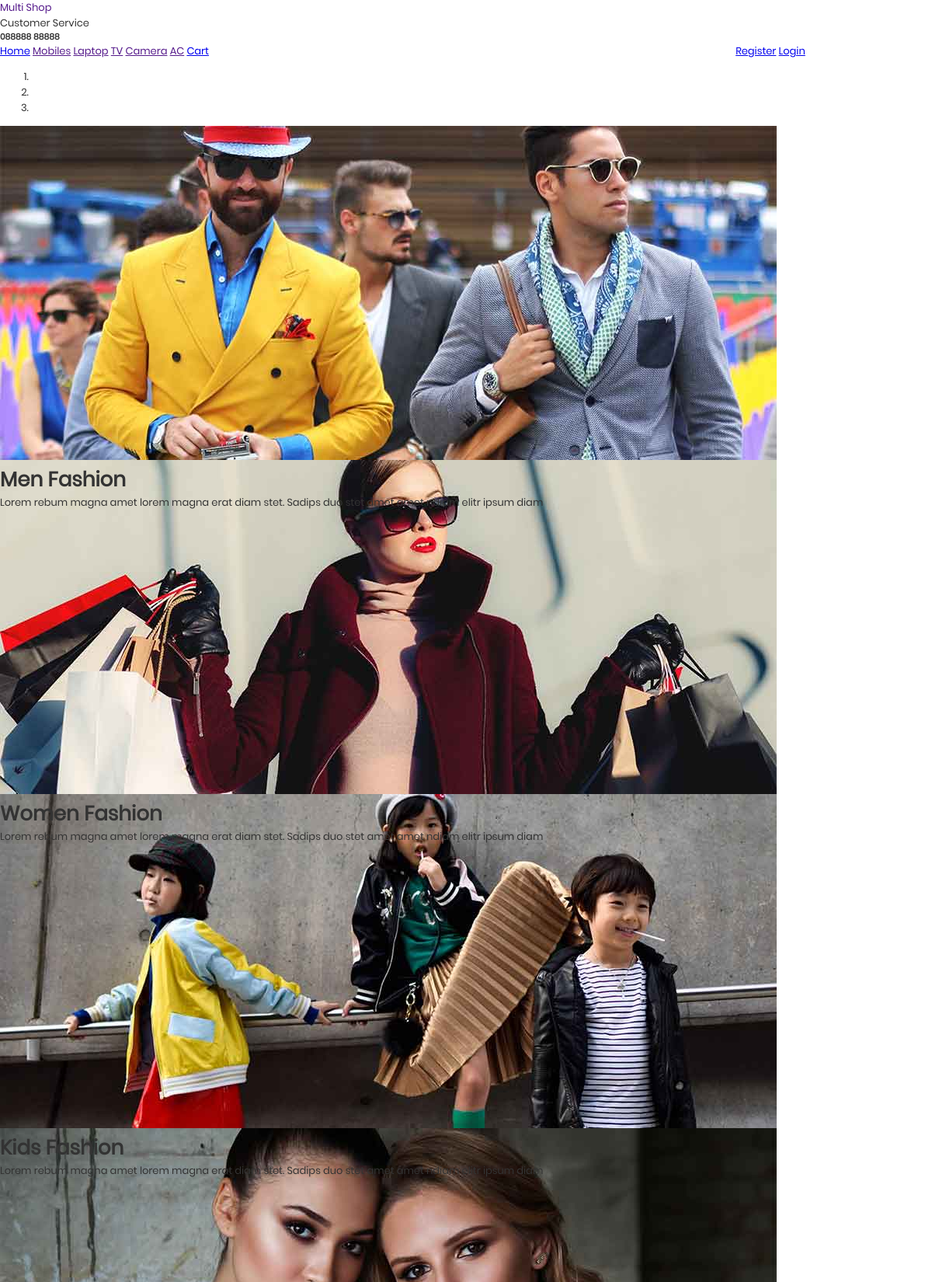
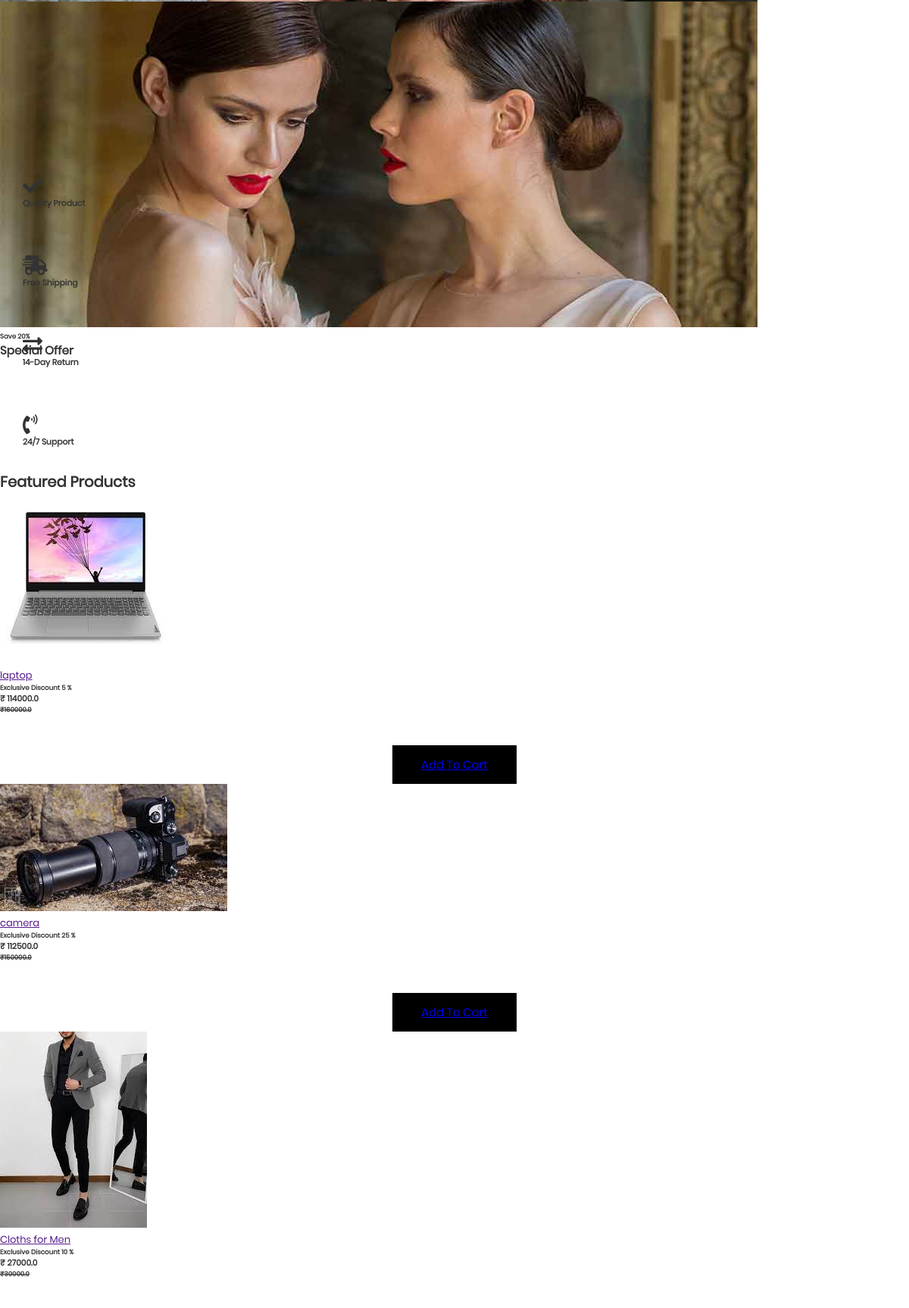
The page / (upper part) on the database its author committed (2 pictures, top to bottom).
### sellerapp/models.py (models this page shows, shortened)
class Product(models.Model):
    seller = models.ForeignKey(Seller,on_delete=models.CASCADE)  # Foreignkey
    product_name = models.CharField(max_length=50)
    product_description = models.TextField()
    price = models.FloatField()
    quantity = models.IntegerField(default=0)
    discount = models.IntegerField()
    image = models.FileField(upload_to='manageproduct',default='avatar.png')
    discounted_price = models.FloatField(blank=True,null=True)
    first_name = models.CharField(max_length=50)

### myapp/views.py (the view)
# urls.py: path('', views.index , name='index'),
def index(request):
    try:
        user_data = User.objects.get(Email=request.session['email'])
        productlist = Product.objects.all()
        return render(request, 'index.html', {'plist': productlist, 'user_data': user_data})
    except:
        productlist = Product.objects.all()
        return render(request, 'index.html', {'plist': productlist})

### myapp/templates/index.html (shortened to what this page needs)
{% extends 'header.html' %}
{% load static %}
{% block content %}
<div class="container-fluid mb-3">
    <div class="row px-xl-5">
        <div class="col-lg-8">
            <div id="header-carousel" class="carousel slide carousel-fade mb-30 mb-lg-0" data-ride="carousel">
                <ol class="carousel-indicators">
                    <li data-target="#header-carousel" data-slide-to="0" class="active"></li>
                    <li data-target="#header-carousel" data-slide-to="1"></li>
                    <li data-target="#header-carousel" data-slide-to="2"></li>
                </ol>
                <div class="carousel-inner">
                    <div class="carousel-item position-relative active" style="height: 430px;">
                        <img class="position-absolute w-100 h-100" src="{% static 'img/carousel-1.jpg' %}"
                            style="object-fit: cover;">
                        <div class="carousel-caption d-flex flex-column align-items-center justify-content-center">
                            <div class="p-3" style="max-width: 700px;">
                                <h1 class="display-4 text-white mb-3 animate__animated animate__fadeInDown">Men
                                    Fashion</h1>
                                <p class="mx-md-5 px-5 animate__animated animate__bounceIn">Lorem rebum magna amet
                                    lorem magna erat diam stet. Sadips duo stet amet amet ndiam elitr ipsum diam</p>
                            </div>
                        </div>
                    </div>
                    <div class="carousel-item position-relative" style="height: 430px;">
                        <img class="position-absolute w-100 h-100" src="{% static 'img/carousel-2.jpg' %}"
                            style="object-fit: cover;">
                        <div class="carousel-caption d-flex flex-column align-items-center justify-content-center">
                            <div class="p-3" style="max-width: 700px;">
                                <h1 class="display-4 text-white mb-3 animate__animated animate__fadeInDown">Women
                                    Fashion</h1>
                                <p class="mx-md-5 px-5 animate__animated animate__bounceIn">Lorem rebum magna amet
                                    lorem magna erat diam stet. Sadips duo stet amet amet ndiam elitr ipsum diam</p>
                            </div>
                        </div>
                    </div>
                    <div class="carousel-item position-relative" style="height: 430px;">
                        <img class="position-absolute w-100 h-100" src="{% static 'img/carousel-3.jpg' %}"
                            style="object-fit: cover;">
                        <div class="carousel-caption d-flex flex-column align-items-center justify-content-center">
                            <div class="p-3" style="max-width: 700px;">
                                <h1 class="display-4 text-white mb-3 animate__animated animate__fadeInDown">Kids
                                    Fashion</h1>
                                <p class="mx-md-5 px-5 animate__animated animate__bounceIn">Lorem rebum magna amet
                                    lorem magna erat diam stet. Sadips duo stet amet amet ndiam elitr ipsum diam</p>
                            </div>
                        </div>
                    </div>
                </div>
            </div>
        </div>
        <div class="col-lg-4">
            <div class="product-offer mb-30" style="height: 200px;">
                <div class="offer-text">
                    <h6 class="text-white text-uppercase">Save 20%</h6>
                    <h3 class="text-white mb-3">Special Offer</h3>
                </div>
            </div>
            <div class="product-offer mb-30" style="height: 200px;">
                <img class="img-fluid" src="{% static 'img/offer-2.jpg' %}" alt="">
                <div class="offer-text">
                    <h6 class="text-white text-uppercase">Save 20%</h6>
                    <h3 class="text-white mb-3">Special Offer</h3>
                </div>
            </div>
        </div>
    </div>
</div>
<div class="container-fluid pt-5">
    <div class="row px-xl-5 pb-3">
        <div class="col-lg-3 col-md-6 col-sm-12 pb-1">
            <div class="d-flex align-items-center bg-light mb-4" style="padding: 30px;">
                <h1 class="fa fa-check text-primary m-0 mr-3"></h1>
                <h5 class="font-weight-semi-bold m-0">Quality Product</h5>
            </div>
        </div>
        <div class="col-lg-3 col-md-6 col-sm-12 pb-1">
            <div class="d-flex align-items-center bg-light mb-4" style="padding: 30px;">
                <h1 class="fa fa-shipping-fast text-primary m-0 mr-2"></h1>
                <h5 class="font-weight-semi-bold m-0">Free Shipping</h5>
            </div>
        </div>
        <div class="col-lg-3 col-md-6 col-sm-12 pb-1">
            <div class="d-flex align-items-center bg-light mb-4" style="padding: 30px;">
                <h1 class="fas fa-exchange-alt text-primary m-0 mr-3"></h1>
                <h5 class="font-weight-semi-bold m-0">14-Day Return</h5>
            </div>
        </div>
        <div class="col-lg-3 col-md-6 col-sm-12 pb-1">
            <div class="d-flex align-items-center bg-light mb-4" style="padding: 30px;">
                <h1 class="fa fa-phone-volume text-primary m-0 mr-3"></h1>
                <h5 class="font-weight-semi-bold m-0">24/7 Support</h5>
            </div>
        </div>
    </div>
</div>
<div class="container-fluid pt-5 pb-3">
    <h2 class="section-title position-relative text-uppercase mx-xl-5 mb-4"><span class="bg-secondary pr-3">Featured
            Products</span></h2>
    <div class="row px-xl-5">
        {% for item in plist %}
        <div class="col-lg-3 col-md-4 col-sm-6 pb-1">
            <div class="product-item bg-light mb-4">
                <div class="product-img position-relative overflow-hidden">
                    <img class="img-fluid w-100" src="{{item.image.url}}" alt="">
                </div>
                <div class="text-center py-4">
                    <a class="h6 text-decoration-none text-truncate" href="">{{item.product_name}}</a>
                    <h6>Exclusive Discount {{item.discount }} % </h6>
                    <div class="d-flex align-items-center justify-content-center mt-2">
                        <h5>₹ {{item.discounted_price}}</h5>
                        <h6 class="text-muted ml-2"><del>₹{{item.price}}</del></h6>
                    </div>
                    <button style=" background-color:black ;" ><a href="{% url 'addtocart' item.id %}">Add To Cart</a></button>
                </div>
            </div>
        </div>
        {% endfor %}
    </div>
</div>
{% endblock %}

### myapp/static/staticc/css/style.css (style rules this page uses)
* { -webkit-box-sizing: border-box; -moz-box-sizing: border-box; box-sizing: border-box; }
body { font-family: "Poppins-Regular"; color: #333; font-size: 13px; margin: 0; }
input, textarea, select, button { font-family: "Poppins-Regular"; color: #333; font-size: 13px; }
p, h1, h2, h3, h4, h5, h6, ul { margin: 0; }
img { max-width: 100%; }
button { border: none; width: 164px; height: 51px; margin: auto; margin-top: 40px; cursor: pointer; display: flex; align-items: center; justify-content: center; padding: 0; background: #333; font-size: 15px; color: #fff; vertical-align: middle; -webkit-transform: perspective(1px) translateZ(0); transform: perspective(1px) translateZ(0); -webkit-transition-duration: 0.3s; transition-duration: 0.3s; }

### rows shown on the page
Product: image (picture), product_name "laptop", discount "5", discounted_price "114000.0", price "160000.0"
Product: image (picture), product_name "camera", discount "25", discounted_price "112500.0", price "150000.0"
Product: image (picture), product_name "Cloths for Men", discount "10", discounted_price "27000.0", price "30000.0"
